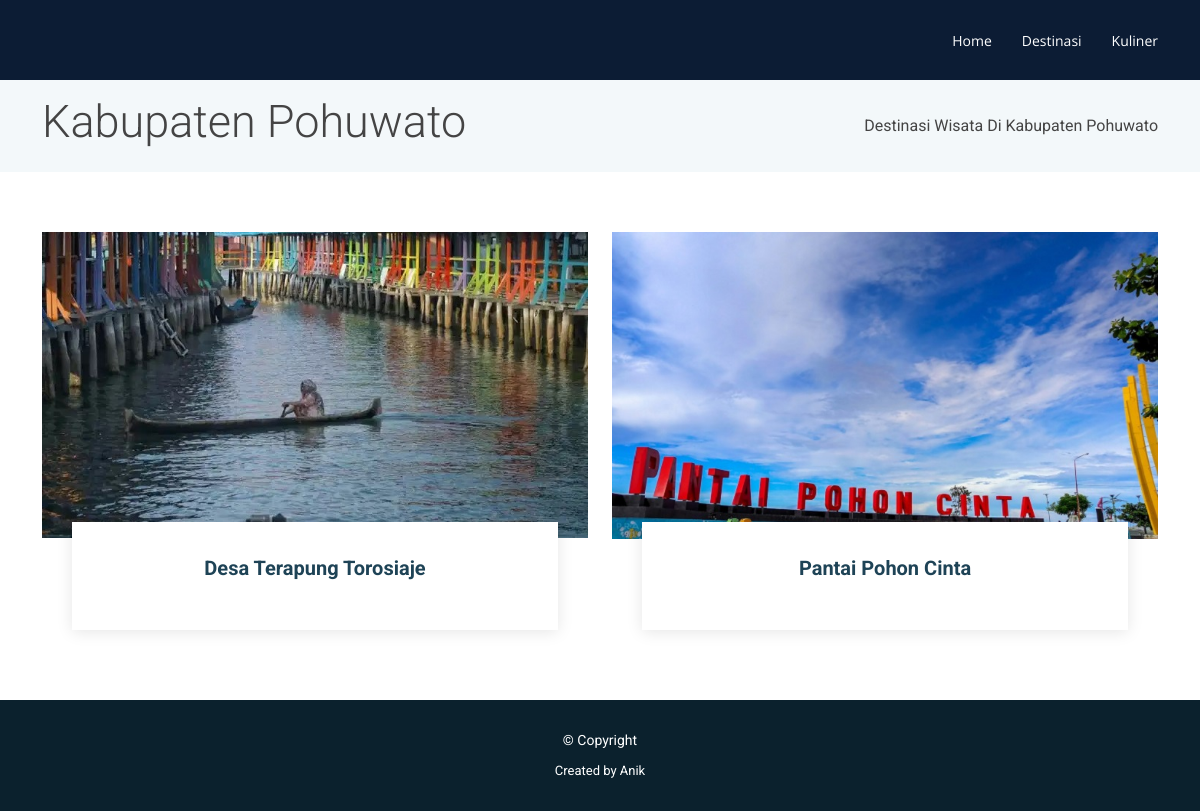
Page /kabkot_detail.php?id=12 on the committed database.
### tables this page shows
CREATE TABLE `kabkot` (
  `id_kabkot` int(11) NOT NULL,
  `nama_kabkot` varchar(255) NOT NULL,
  `deskripsi` text NOT NULL,
  `foto` varchar(255) NOT NULL
);

CREATE TABLE `destinasi` (
  `id_destinasi` int(10) NOT NULL,
  `nama_destinasi` varchar(100) NOT NULL,
  `deskripsi` text NOT NULL,
  `alamat` varchar(255) NOT NULL,
  `gmaps` text DEFAULT NULL,
  `foto` varchar(255) NOT NULL,
  `id_kabkot` int(10) NOT NULL
);

### kabkot_detail.php (the view, shortened to what this page needs)
<?php
require_once 'helper/connection.php';
$id = $_GET['id'];
$sql_kabkot = "SELECT * FROM kabkot WHERE id_kabkot = $id";
$all_kabkot = $con->query($sql_kabkot);
$row_kabkot = mysqli_fetch_assoc($all_kabkot);
$sql_destinasi = "SELECT * FROM destinasi WHERE id_kabkot = $id";
$all_destinasi = $con->query($sql_destinasi);
?>
<!DOCTYPE html>
<html lang="en">
<head>
    <link href="assets/vendor/animate.css/animate.min.css" rel="stylesheet">
    <link href="assets/vendor/aos/aos.css" rel="stylesheet">
    <link href="assets/vendor/bootstrap/css/bootstrap.min.css" rel="stylesheet">
    <link href="assets/vendor/bootstrap-icons/bootstrap-icons.css" rel="stylesheet">
    <link href="assets/vendor/boxicons/css/boxicons.min.css" rel="stylesheet">
    <link href="assets/vendor/glightbox/css/glightbox.min.css" rel="stylesheet">
    <link href="assets/vendor/swiper/swiper-bundle.min.css" rel="stylesheet">
    <link href="assets/css/style.css" rel="stylesheet">
</head>
<body>
    <header id="header" class="fixed-top d-flex align-items-center ">
        <div class="container d-flex justify-content-between align-items-center">
            <nav id="navbar" class="navbar">
                <ul>
                    <li><a <?php if ($_SERVER['PHP_SELF'] == "/webwisata/index.php") { ?> class="active" <?php } ?> href="index.php">Home</a></li>
                    <li><a <?php if ($_SERVER['PHP_SELF'] == "/webwisata/destinasi.php") { ?> class="active" <?php } ?> href="destinasi.php">Destinasi</a></li>
                    <li><a <?php if ($_SERVER['PHP_SELF'] == "/webwisata/kuliner.php") { ?> class="active" <?php } ?> href="kuliner.php">Kuliner</a></li>
                </ul>
            </nav>
        </div>
    </header>
    <main id="main">
        <section class="breadcrumbs">
            <div class="container">
                <div class="d-flex justify-content-between align-items-center">
                    <h2 style="font-size: 45px;"><?= $row_kabkot['nama_kabkot']; ?></h2>
                    <ol>
                        <li>Destinasi Wisata Di <?= $row_kabkot['nama_kabkot']; ?></li>
                    </ol>
                </div>
            </div>
        </section>
        <section class="service-details">
            <div class="container">
                <div class="row">
                    <?php
                    while ($row = mysqli_fetch_assoc($all_destinasi)) {
                    ?>
                        <div class="col-md-6 d-flex align-items-stretch" data-aos="fade-up">
                            <div class="card">
                                <div class="card-img" style="height: 350px;">
                                    <img href="destinasi_detail.php?id_destinasi=<?= $row['id_destinasi']; ?>" src="assets/img/destinasi/<?= $row['foto']; ?>" alt="...">
                                </div>
                                <div class="card-body">
                                    <h5 class="card-title"><a href="destinasi_detail.php?id_destinasi=<?= $row['id_destinasi']; ?>"><?= $row['nama_destinasi']; ?></a></h5>
                                </div>
                            </div>
                        </div>
                    <?php
                    }
                    ?>
                </div>
            </div>
        </section>
        <footer id="footer">
            <div class="container">
                <div class="copyright">
                    &copy; Copyright <strong><span></span></strong>
                </div>
                <div class="credits">
                    Created by Anik</a>
                </div>
            </div>
        </footer>
</body>
</html>

### assets/css/style.css (style rules this page uses)
body { font-family: "Roboto", "Open Sans", sans-serif; color: #444; }
a { color: #4fa6d5; text-decoration: none; }
h1, h2, h3, h4, h5, h6, .font-primary { font-family: "Roboto", sans-serif; }
#header { height: 80px; transition: all 0.5s; z-index: 997; transition: all 0.5s; background: #0C1C34; }
#main { margin-top: 80px; }
.navbar { padding: 0; }
.navbar ul { margin: 0; padding: 0; display: flex; list-style: none; align-items: center; }
.navbar li { position: relative; }
.navbar a, .navbar a:focus { display: flex; align-items: center; justify-content: space-between; padding: 10px 0 10px 30px; font-family: "Open Sans", sans-serif; font-size: 14px; color: #fff; white-space: nowrap; transition: 0.3s; }
section { padding: 60px 0; }
.breadcrumbs { padding: 15px 0; background-color: #f3f8fa; min-height: 40px; }
.breadcrumbs h2 { font-size: 28px; font-weight: 300; }
.breadcrumbs ol { display: flex; flex-wrap: wrap; list-style: none; padding: 0; margin: 0; }
.service-details { padding-bottom: 10px; }
.service-details .card { border: 0; padding: 0 30px; margin-bottom: 60px; position: relative; }
.service-details .card-img { width: calc(100% + 60px); margin-left: -30px; overflow: hidden; z-index: 9; border-radius: 0; }
.service-details .card-img img { max-width: 100%; transition: all 0.3s ease-in-out; }
.service-details .card-body { z-index: 10; background: #fff; border-top: 4px solid #fff; padding: 30px; box-shadow: 0px 2px 15px rgba(0, 0, 0, 0.1); margin-top: -60px; transition: 0.3s; }
.service-details .card-title { font-weight: 700; text-align: center; margin-bottom: 20px; }
.service-details .card-title a { color: #1e4356; transition: 0.3s; }
#footer { background: #0b212d; padding: 0 0 30px 0; color: #fff; font-size: 14px; }
#footer .copyright { text-align: center; padding-top: 30px; }
#footer .credits { padding-top: 10px; text-align: center; font-size: 13px; color: #fff; }

### rows in the picture
kabkot: nama_kabkot "Kabupaten Pohuwato"
destinasi: foto (picture), nama_destinasi "Desa Terapung Torosiaje"
destinasi: foto (picture), nama_destinasi "Pantai Pohon Cinta"
